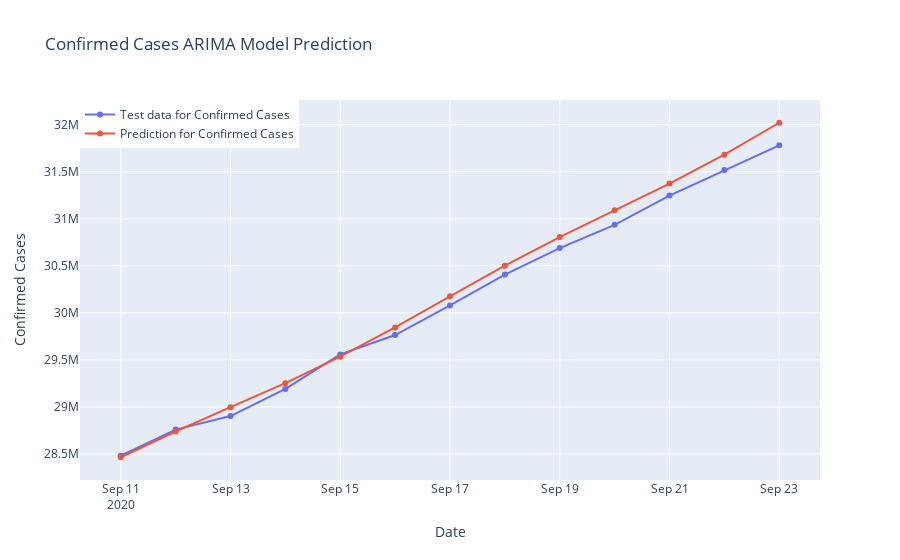

The notebook cell this image was saved under:
### Code cell
#Checking performance of ARIMA on the test data

fig = go.Figure()
fig.add_trace(go.Scatter(x = model_test.index, y = model_test["Confirmed"],
                    mode = 'lines + markers', name = "Test data for Confirmed Cases",))
fig.add_trace(go.Scatter(x = model_test.index, y = y_pred["ARIMA Model Prediction"],
                    mode = 'lines + markers', name = "Prediction for Confirmed Cases",))
fig.update_layout(title = "Confirmed Cases ARIMA Model Prediction",
                 xaxis_title = "Date", yaxis_title = "Confirmed Cases",legend = dict(x = 0, y = 1, traceorder = "normal"))
fig.show()

### Figure 1 — Plotly figure (JSON) as saved in the notebook; plotly's stock layout.template omitted (floating-point values rounded to 4 significant figures)
{"data": [{"mode": "lines+markers", "name": "Test data for Confirmed Cases", "type": "scatter", "x": ["2020-09-11T00:00:00", "2020-09-12T00:00:00", "2020-09-13T00:00:00", "2020-09-14T00:00:00", "2020-09-15T00:00:00", "2020-09-16T00:00:00", "2020-09-17T00:00:00", "2020-09-18T00:00:00", "2020-09-19T00:00:00", "2020-09-20T00:00:00", "2020-09-21T00:00:00", "2020-09-22T00:00:00", "2020-09-23T00:00:00"], "y": [28481413, 28759036, 28902753, 29190841, 29557942, 29764055, 30078889, 30406197, 30688150, 30935011, 31245797, 31517087, 31779835]}, {"mode": "lines+markers", "name": "Prediction for Confirmed Cases", "type": "scatter", "x": ["2020-09-11T00:00:00", "2020-09-12T00:00:00", "2020-09-13T00:00:00", "2020-09-14T00:00:00", "2020-09-15T00:00:00", "2020-09-16T00:00:00", "2020-09-17T00:00:00", "2020-09-18T00:00:00", "2020-09-19T00:00:00", "2020-09-20T00:00:00", "2020-09-21T00:00:00", "2020-09-22T00:00:00", "2020-09-23T00:00:00"], "y": [28460000.0, 28740000.0, 29000000.0, 29250000.0, 29530000.0, 29840000.0, 30180000.0, 30500000.0, 30810000.0, 31090000.0, 31370000.0, 31680000.0, 32020000.0]}], "layout": {"legend": {"traceorder": "normal", "x": 0, "y": 1}, "title": {"text": "Confirmed Cases ARIMA Model Prediction"}, "xaxis": {"title": {"text": "Date"}}, "yaxis": {"title": {"text": "Confirmed Cases"}}}}
